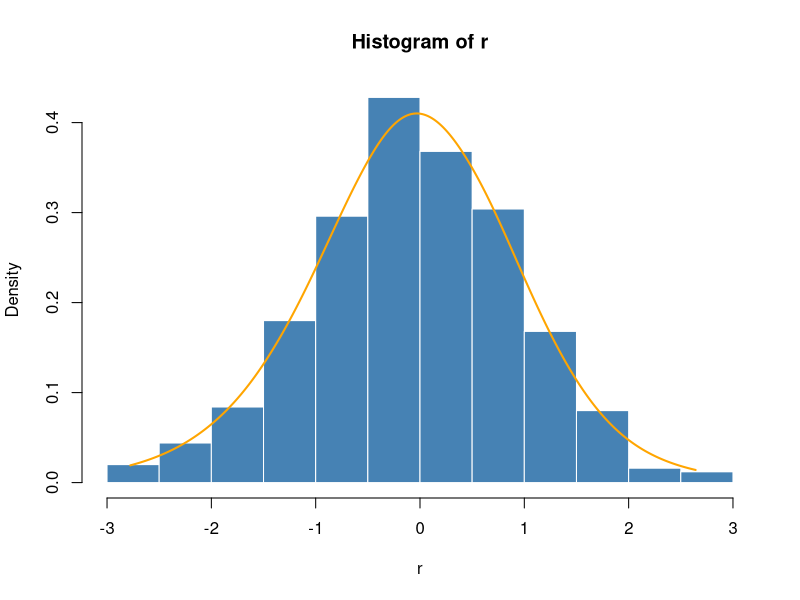

Reproduce this figure in R.
library(fBasics)


### Name: ssdFit
### Title: Fit Density Using Smoothing Splines
### Aliases: ssdFit
### Keywords: distribution

### ** Examples
     
## ssdFit -
   set.seed(1953)
   r = rnorm(500)
   hist(r, breaks = "FD", probability = TRUE,
     col = "steelblue", border = "white")
 
## ssdFit - 
   param = ssdFit(r)
   
## dssd -  
   u = seq(min(r), max(r), len = 301)
   v = dssd(u, param)
   lines(u, v, col = "orange", lwd = 2)
